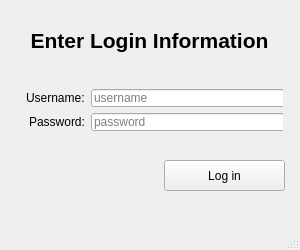
<?xml version="1.0" encoding="UTF-8"?>
<ui version="4.0">
 <class>winLogin</class>
 <widget class="QMainWindow" name="winLogin">
  <property name="geometry">
   <rect>
    <x>0</x>
    <y>0</y>
    <width>300</width>
    <height>250</height>
   </rect>
  </property>
  <property name="minimumSize">
   <size>
    <width>300</width>
    <height>250</height>
   </size>
  </property>
  <property name="maximumSize">
   <size>
    <width>300</width>
    <height>250</height>
   </size>
  </property>
  <property name="windowTitle">
   <string>Log-in Form</string>
  </property>
  <widget class="QWidget" name="centralwidget">
   <widget class="QPushButton" name="btnLogin">
    <property name="geometry">
     <rect>
      <x>164</x>
      <y>160</y>
      <width>121</width>
      <height>31</height>
     </rect>
    </property>
    <property name="sizePolicy">
     <sizepolicy hsizetype="Fixed" vsizetype="Fixed">
      <horstretch>0</horstretch>
      <verstretch>0</verstretch>
     </sizepolicy>
    </property>
    <property name="cursor">
     <cursorShape>OpenHandCursor</cursorShape>
    </property>
    <property name="text">
     <string>Log in</string>
    </property>
   </widget>
   <widget class="QFrame" name="verticalFrame">
    <property name="geometry">
     <rect>
      <x>17</x>
      <y>80</y>
      <width>266</width>
      <height>60</height>
     </rect>
    </property>
    <layout class="QVBoxLayout" name="verticalLayout">
     <item>
      <layout class="QHBoxLayout" name="horizontalLayout_2">
       <property name="spacing">
        <number>6</number>
       </property>
       <property name="leftMargin">
        <number>0</number>
       </property>
       <item>
        <widget class="QLabel" name="lblUser">
         <property name="sizePolicy">
          <sizepolicy hsizetype="Fixed" vsizetype="Fixed">
           <horstretch>0</horstretch>
           <verstretch>0</verstretch>
          </sizepolicy>
         </property>
         <property name="text">
          <string>Username:</string>
         </property>
        </widget>
       </item>
       <item>
        <widget class="QLineEdit" name="lineUser">
         <property name="sizePolicy">
          <sizepolicy hsizetype="Fixed" vsizetype="Fixed">
           <horstretch>0</horstretch>
           <verstretch>0</verstretch>
          </sizepolicy>
         </property>
         <property name="minimumSize">
          <size>
           <width>200</width>
           <height>0</height>
          </size>
         </property>
         <property name="echoMode">
          <enum>QLineEdit::Normal</enum>
         </property>
         <property name="dragEnabled">
          <bool>false</bool>
         </property>
         <property name="placeholderText">
          <string>username</string>
         </property>
         <property name="clearButtonEnabled">
          <bool>false</bool>
         </property>
        </widget>
       </item>
      </layout>
     </item>
     <item>
      <layout class="QHBoxLayout" name="horizontalLayout">
       <property name="leftMargin">
        <number>3</number>
       </property>
       <item>
        <widget class="QLabel" name="lblPass">
         <property name="sizePolicy">
          <sizepolicy hsizetype="Fixed" vsizetype="Fixed">
           <horstretch>0</horstretch>
           <verstretch>0</verstretch>
          </sizepolicy>
         </property>
         <property name="text">
          <string>Password:</string>
         </property>
        </widget>
       </item>
       <item>
        <widget class="QLineEdit" name="linePass">
         <property name="sizePolicy">
          <sizepolicy hsizetype="Fixed" vsizetype="Fixed">
           <horstretch>0</horstretch>
           <verstretch>0</verstretch>
          </sizepolicy>
         </property>
         <property name="minimumSize">
          <size>
           <width>200</width>
           <height>0</height>
          </size>
         </property>
         <property name="echoMode">
          <enum>QLineEdit::Password</enum>
         </property>
         <property name="dragEnabled">
          <bool>false</bool>
         </property>
         <property name="placeholderText">
          <string>password</string>
         </property>
        </widget>
       </item>
      </layout>
     </item>
    </layout>
   </widget>
   <widget class="QLabel" name="label">
    <property name="geometry">
     <rect>
      <x>19</x>
      <y>20</y>
      <width>261</width>
      <height>41</height>
     </rect>
    </property>
    <property name="font">
     <font>
      <pointsize>16</pointsize>
      <bold>true</bold>
     </font>
    </property>
    <property name="frameShape">
     <enum>QFrame::NoFrame</enum>
    </property>
    <property name="text">
     <string>Enter Login Information</string>
    </property>
    <property name="alignment">
     <set>Qt::AlignCenter</set>
    </property>
   </widget>
  </widget>
  <widget class="QMenuBar" name="menubar">
   <property name="geometry">
    <rect>
     <x>0</x>
     <y>0</y>
     <width>300</width>
     <height>22</height>
    </rect>
   </property>
  </widget>
  <widget class="QStatusBar" name="statusbar"/>
 </widget>
 <resources/>
 <connections/>
</ui>
